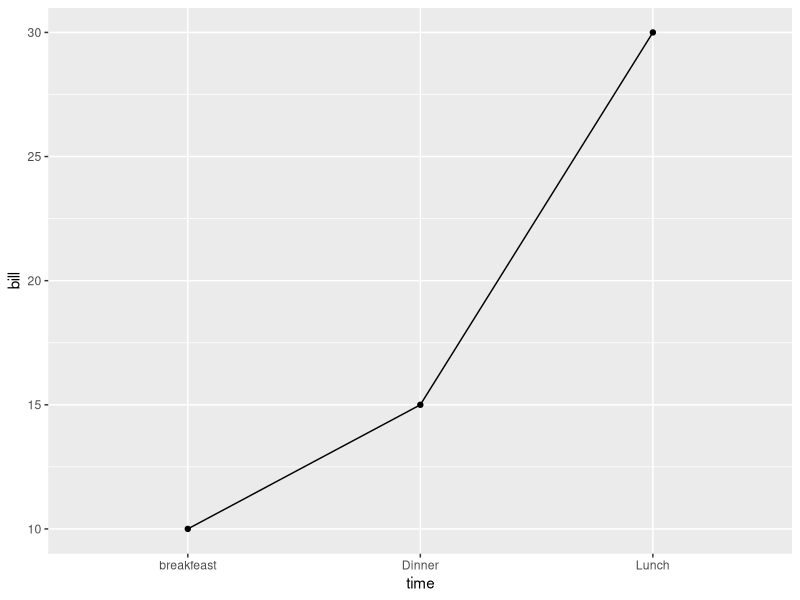
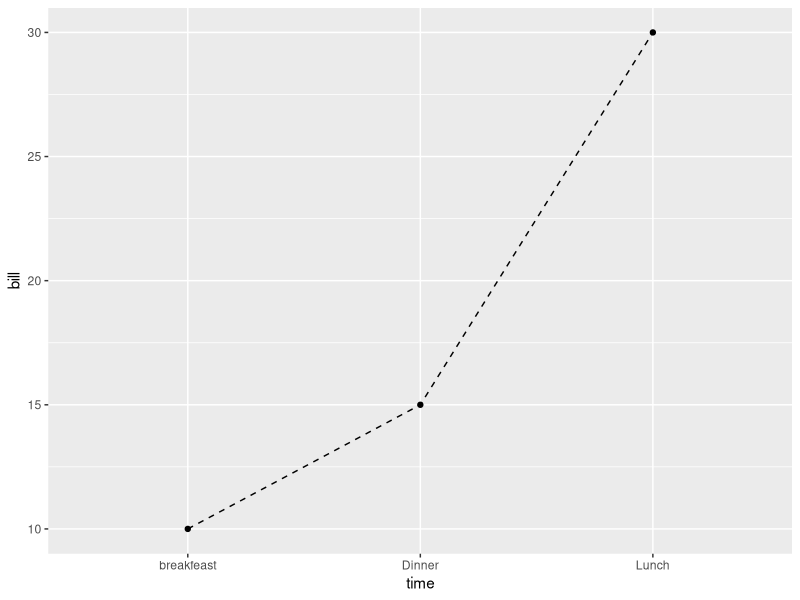
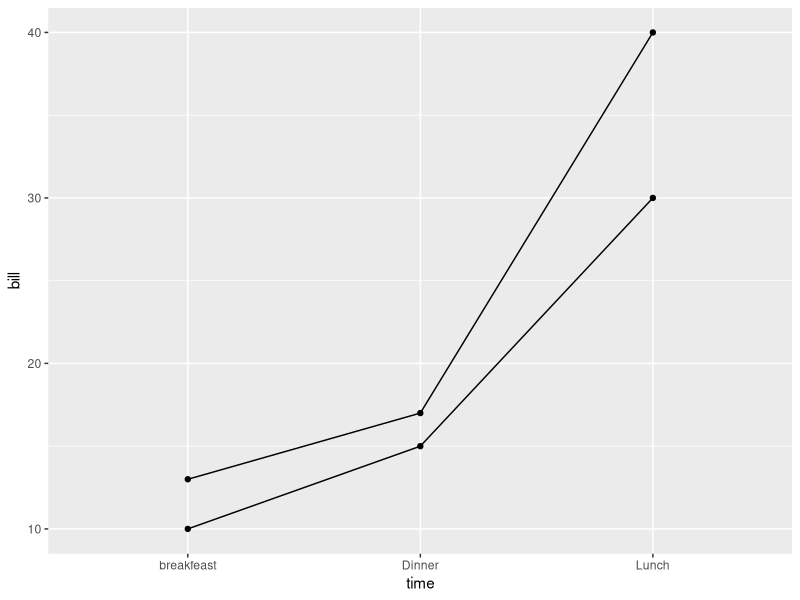
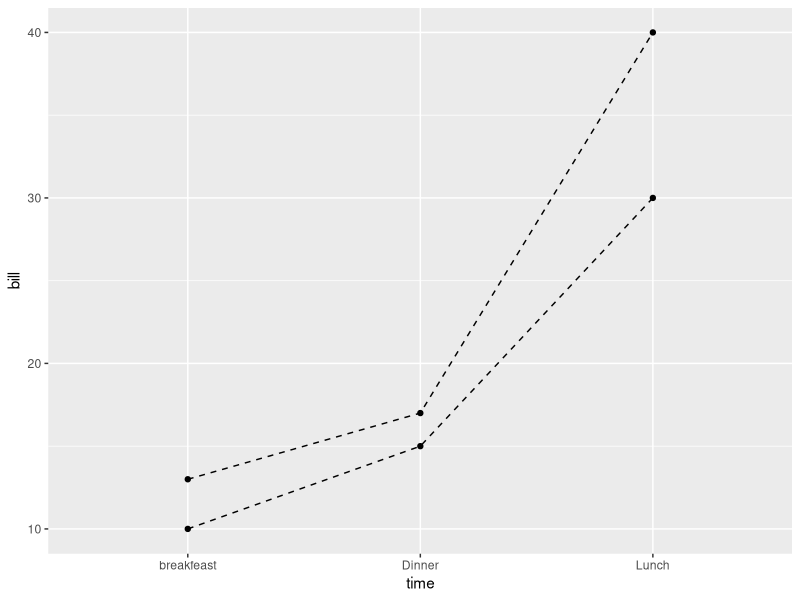
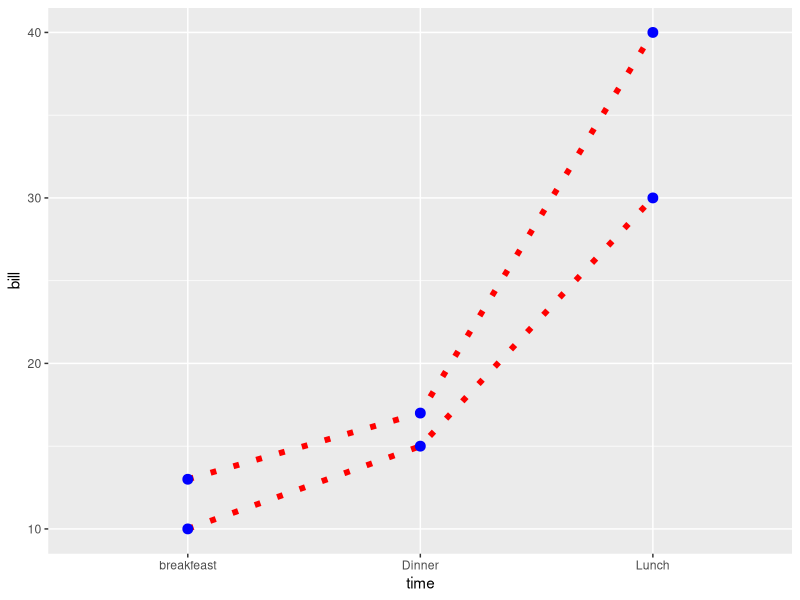
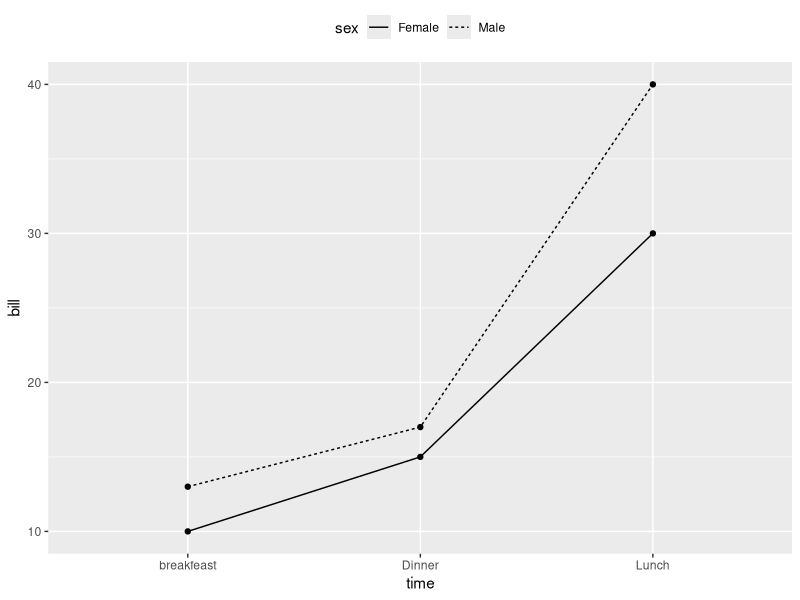
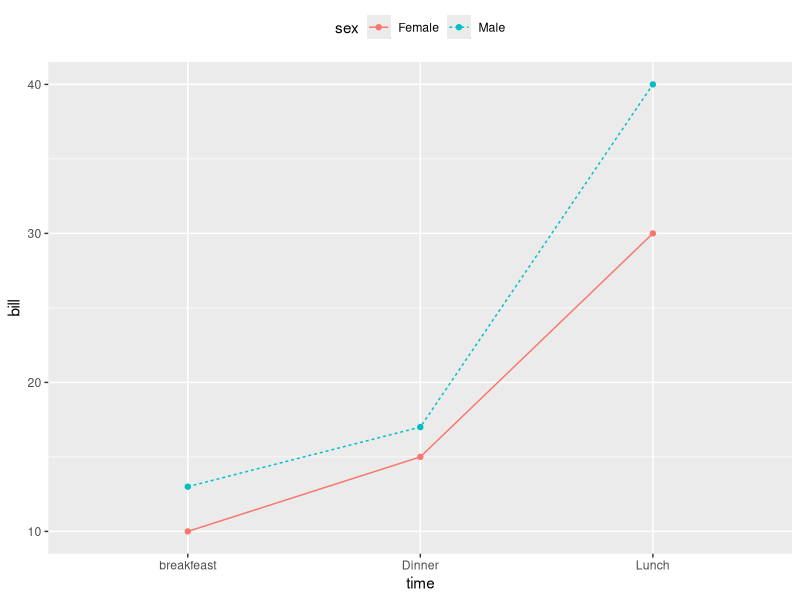
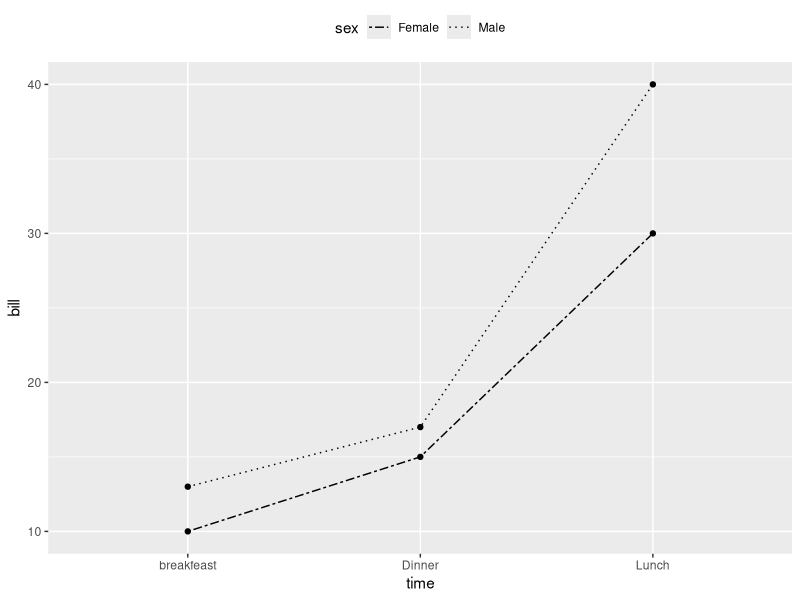

R code for these plots, in order:
# Basic line plots
# Generate some data
df <- data.frame(time=c("breakfeast", "Lunch", "Dinner"),
                 bill=c(10, 30, 15))
head(df)

# Create line plots and change line types
library(ggplot2)
# Basic line plot with points
ggplot(data=df, aes(x=time, y=bill, group=1)) +
  geom_line()+
  geom_point()
# Change the line type
ggplot(data=df, aes(x=time, y=bill, group=1)) +
  geom_line(linetype = "dashed")+
  geom_point()

# Line plot with multiple groups
df2 <- data.frame(sex = rep(c("Female", "Male"), each=3),
                  time=c("breakfeast", "Lunch", "Dinner"),
                  bill=c(10, 30, 15, 13, 40, 17) )
head(df2)

# Line plot with multiple groups
ggplot(data=df2, aes(x=time, y=bill, group=sex)) +
  geom_line()+
  geom_point()
# Change line types
ggplot(data=df2, aes(x=time, y=bill, group=sex)) +
  geom_line(linetype="dashed")+
  geom_point()
# Change line colors and sizes
ggplot(data=df2, aes(x=time, y=bill, group=sex)) +
  geom_line(linetype="dotted", color="red", size=2)+
  geom_point(color="blue", size=3)

# Change automatically the line types by groups
# Change line types by groups (sex)
ggplot(df2, aes(x=time, y=bill, group=sex)) +
  geom_line(aes(linetype=sex))+
  geom_point()+
  theme(legend.position="top")
# Change line types + colors
ggplot(df2, aes(x=time, y=bill, group=sex)) +
  geom_line(aes(linetype=sex, color=sex))+
  geom_point(aes(color=sex))+
  theme(legend.position="top")

# Set line types manually
ggplot(df2, aes(x=time, y=bill, group=sex)) +
  geom_line(aes(linetype=sex))+
  geom_point()+
  scale_linetype_manual(values=c("twodash", "dotted"))+
  theme(legend.position="top")
# Change line colors and sizes
ggplot(df2, aes(x=time, y=bill, group=sex)) +
  geom_line(aes(linetype=sex, color=sex, size=sex))+
  geom_point()+
  scale_linetype_manual(values=c("twodash", "dotted"))+
  scale_color_manual(values=c('#999999','#E69F00'))+
  scale_size_manual(values=c(1, 1.5))+
  theme(legend.position="top")
